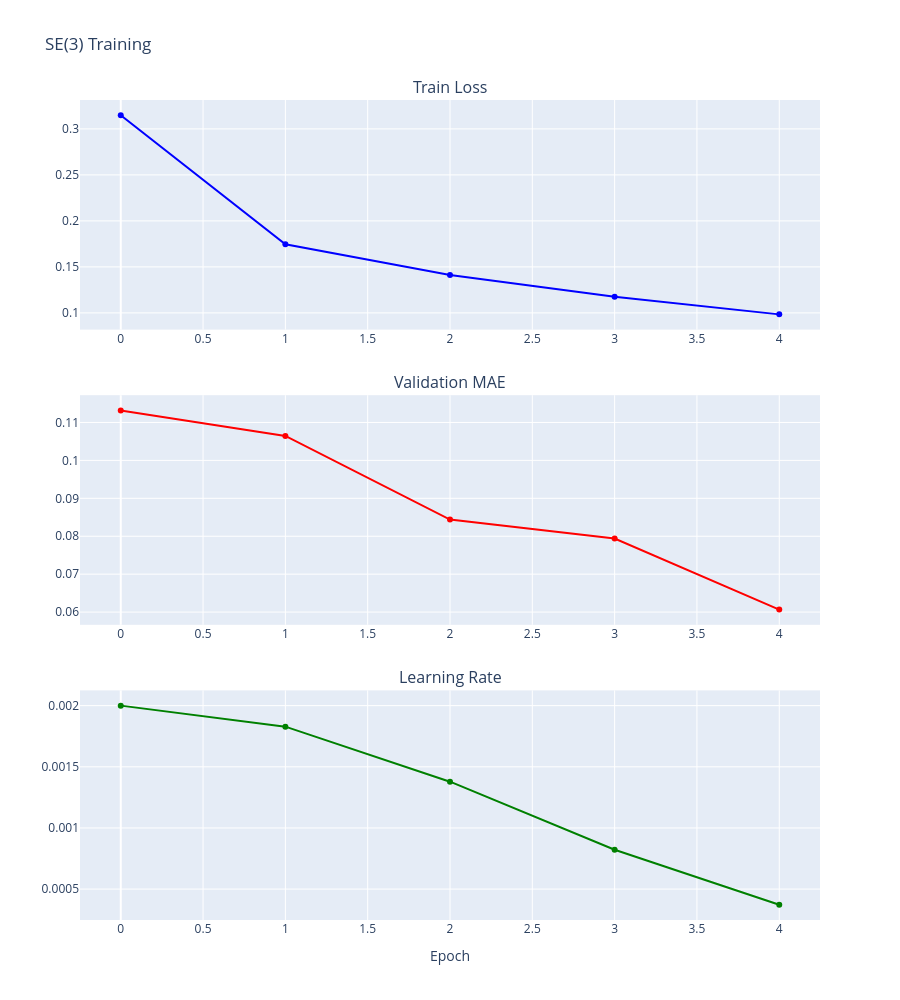

Notebook code cell kept with this figure:
### Markdown cell above
To get a clear picture of how training evolved, we plot the key metrics over epochs using Plotly. The figure below displays training loss, validation MAE, and learning rate in separate subplots, making it easy to observe the model’s convergence and learning dynamics. Ideally, you should see the training loss and validation MAE steadily decreasing as the learning rate adjusts — giving a quick visual confirmation that training progressed smoothly.

### Code cell
# Create subplots
fig = make_subplots(
    rows=3,
    cols=1,
    subplot_titles=("Train Loss", "Validation MAE", "Learning Rate"),
    vertical_spacing=0.08,
)

# Train Loss
fig.add_trace(
    go.Scatter(
        x=df["step"],
        y=df["train loss"],
        mode="lines+markers",
        name="Train Loss",
        line=dict(color="blue"),
    ),
    row=1,
    col=1,
)

# Validation MAE
fig.add_trace(
    go.Scatter(
        x=df["step"],
        y=df["validation MAE"],
        mode="lines+markers",
        name="Validation MAE",
        line=dict(color="red"),
    ),
    row=2,
    col=1,
)

# Learning Rate
fig.add_trace(
    go.Scatter(
        x=df["step"],
        y=df["learning rate"],
        mode="lines+markers",
        name="Learning Rate",
        line=dict(color="green"),
    ),
    row=3,
    col=1,
)

fig.update_xaxes(title_text="Epoch", row=3, col=1)
fig.update_layout(height=1000, showlegend=False, title_text="SE(3) Training")
fig.show()

### Figure 1 — Plotly figure (JSON) as saved in the notebook; plotly's stock layout.template omitted (floating-point values rounded to 4 significant figures)
{"data": [{"line": {"color": "blue"}, "mode": "lines+markers", "name": "Train Loss", "type": "scatter", "x": [0, 1, 2, 3, 4], "xaxis": "x", "y": [0.3148, 0.1746, 0.1411, 0.1175, 0.09839], "yaxis": "y"}, {"line": {"color": "red"}, "mode": "lines+markers", "name": "Validation MAE", "type": "scatter", "x": [0, 1, 2, 3, 4], "xaxis": "x2", "y": [0.1132, 0.1065, 0.08441, 0.0794, 0.06066], "yaxis": "y2"}, {"line": {"color": "green"}, "mode": "lines+markers", "name": "Learning Rate", "type": "scatter", "x": [0, 1, 2, 3, 4], "xaxis": "x3", "y": [0.002, 0.001828, 0.001378, 0.0008219, 0.0003719], "yaxis": "y3"}], "layout": {"annotations": [{"font": {"size": 16}, "showarrow": false, "text": "Train Loss", "x": 0.5, "xanchor": "center", "xref": "paper", "y": 1, "yanchor": "bottom", "yref": "paper"}, {"font": {"size": 16}, "showarrow": false, "text": "Validation MAE", "x": 0.5, "xanchor": "center", "xref": "paper", "y": 0.64, "yanchor": "bottom", "yref": "paper"}, {"font": {"size": 16}, "showarrow": false, "text": "Learning Rate", "x": 0.5, "xanchor": "center", "xref": "paper", "y": 0.28, "yanchor": "bottom", "yref": "paper"}], "height": 1000, "showlegend": false, "title": {"text": "SE(3) Training"}, "xaxis": {"anchor": "y", "domain": [0, 1]}, "xaxis2": {"anchor": "y2", "domain": [0, 1]}, "xaxis3": {"anchor": "y3", "domain": [0, 1], "title": {"text": "Epoch"}}, "yaxis": {"anchor": "x", "domain": [0.72, 1]}, "yaxis2": {"anchor": "x2", "domain": [0.36, 0.64]}, "yaxis3": {"anchor": "x3", "domain": [0, 0.28]}}}
